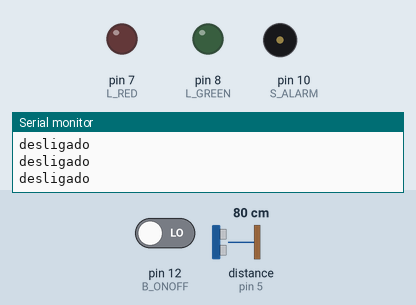
A sketch run on a simulated Arduino Uno, built with avr-gcc and run on an emulated ATmega328P. On the bench: output pins drawn as LEDs (lit = HIGH), buzzer (waves = sounding), the last lines printed to the serial monitor. The inputs (shaded band) are chosen by the test bench; at power-on: pin 12 (B_ONOFF) LOW, distance to the obstacle (sensor on pin 5) 80 cm. The echo pulse lasts 58.3 µs per cm; pins used as bus, display or sensor lines are not drawn.

Above: at 1.2 s.
1.3 s: pin 12 (B_ONOFF) driven HIGH
At 1.8 s:
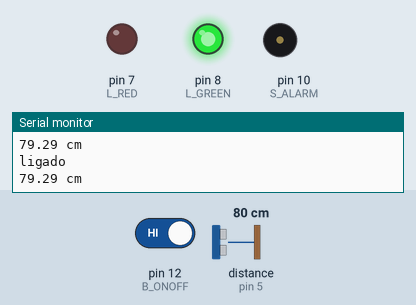
2.8 s: distance to the obstacle (sensor on pin 5) set to 22 cm
4.3 s: distance to the obstacle (sensor on pin 5) set to 19 cm
At 4.7 s:
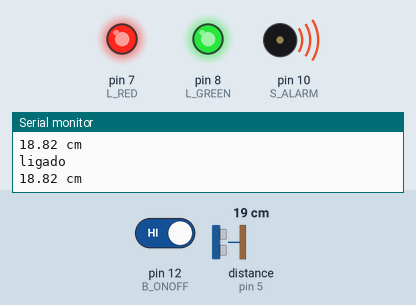
5.8 s: distance to the obstacle (sensor on pin 5) set to 35 cm
At 7.0 s:
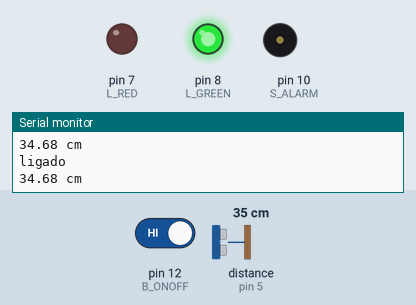
7.3 s: distance to the obstacle (sensor on pin 5) set to 2 cm
At 8.6 s:
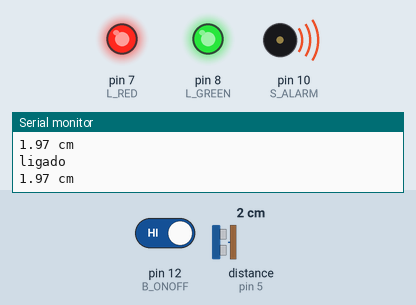
Timing chart, 0 to 9.8 s (numbered marks = the images above; inputs shaded):
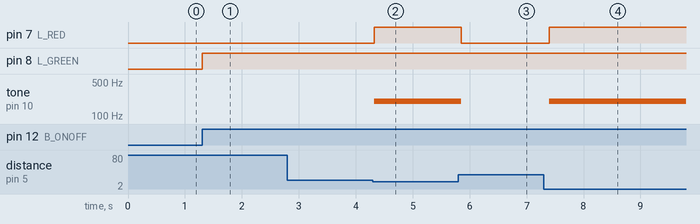

The sketch:

main.ino
```cpp
/* $Id$	*/

/*
 * Copyright (c) 2020 Murilo Ijanc' <mbsd@m0x.ru>
 *
 * Permission to use, copy, modify, and distribute this software for any
 * purpose with or without fee is hereby granted, provided that the above
 * copyright notice and this permission notice appear in all copies.
 *
 * THE SOFTWARE IS PROVIDED "AS IS" AND THE AUTHOR DISCLAIMS ALL WARRANTIES
 * WITH REGARD TO THIS SOFTWARE INCLUDING ALL IMPLIED WARRANTIES OF
 * MERCHANTABILITY AND FITNESS. IN NO EVENT SHALL THE AUTHOR BE LIABLE FOR
 * ANY SPECIAL, DIRECT, INDIRECT, OR CONSEQUENTIAL DAMAGES OR ANY DAMAGES
 * WHATSOEVER RESULTING FROM LOSS OF USE, DATA OR PROFITS, WHETHER IN AN
 * ACTION OF CONTRACT, NEGLIGENCE OR OTHER TORTIOUS ACTION, ARISING OUT OF
 * OR IN CONNECTION WITH THE USE OR PERFORMANCE OF THIS SOFTWARE.
 */

/*
 * Projeto da Atividade Parcial de Lógica e Criatividade
 * PiPi Pet v0.0.1
 */

#define HI  HIGH
#define LO  LOW
#define IN  INPUT
#define OUT OUTPUT

/* pinos leds */
const int	L_RED = 7;
const int	L_GREEN = 8;

/* pinto alarme */
const int 	S_ALARM = 10;

/* pinos sensor ultrasônico  */
const int  	S_ULTRAS_TRIG = 4;
const int  	S_ULTRAS_ECHO = 5;

/* pino botao liga e desliga */
const int  	B_ONOFF = 12;

/* limite de distância para ativar o alarme em cm */
const int 	DIST_MAX = 20;

long   		tempo = 0;  /* tempo em ms */
float   	dist = 0;   /* distância em cm */
int   		is_on = 0;  /* sistema esta ligado */


void
setup(void)
{
  /* leds */
  pinMode(L_RED, OUT);
  pinMode(L_GREEN, OUT);

  /* botao liga/desliga */
  pinMode(B_ONOFF, IN);

  /* sensor ultrasonico */
  pinMode(S_ULTRAS_TRIG, OUT);
  pinMode(S_ULTRAS_ECHO, IN);

  /* tone */
  pinMode(S_ALARM, OUT);

  /* baudrate 9600 da saída serial */
  Serial.begin(9600);
}

void
loop(void)
{
  /* leio o valor do botão liga e desliga */
  is_on = digitalRead(B_ONOFF);

  /* esta ligado */
  if (is_on == HI) {
    /* ligamos o led verde */
    digitalWrite(L_GREEN, HI);
    Serial.println("ligado");

    /* checamos a distância */
    digitalWrite(S_ULTRAS_TRIG, LOW);
    delayMicroseconds(2);
    digitalWrite(S_ULTRAS_TRIG, HIGH);

    delayMicroseconds(10);

    digitalWrite(S_ULTRAS_TRIG, LOW);

    tempo = pulseIn(S_ULTRAS_ECHO, HI);

    /* ditância em cm */
    dist = tempo * 0.034 / 2;

    Serial.print(dist);
    Serial.println(" cm");

    /*
     * o pet esta bem proximo do sensor sinal que pode
     * estar realizando suas necessidades
     */
    if (dist <= DIST_MAX) {
	     digitalWrite(L_RED, HI);
	     tone(S_ALARM, 200);
    } else {
	    noTone(S_ALARM);
	    digitalWrite(L_RED, LO);
    }
  } else {
	  Serial.println("desligado");
	  digitalWrite(L_GREEN, LO);
	  digitalWrite(L_RED, LO);
	  noTone(S_ALARM);
  }
  delay(100);
}
```

Measured:
- the behaviour switches between 21 and 20 cm on distance to the obstacle (sensor on pin 5) (found by bisection; images 1 and 2)
- after the input at 1.3 s, pin 8 (L_GREEN): LOW → HIGH at once
- after the input at 4.3 s, pin 7 (L_RED): LOW → HIGH at once; tone on pin 10 (S_ALARM): silent → 200 Hz at once
- after the input at 5.8 s, pin 7 (L_RED): HIGH → LOW after 0.06 s; tone on pin 10 (S_ALARM): 200 Hz → silent after 0.06 s
- after the input at 7.3 s, pin 7 (L_RED): LOW → HIGH after 0.10 s; tone on pin 10 (S_ALARM): silent → 200 Hz after 0.10 s
